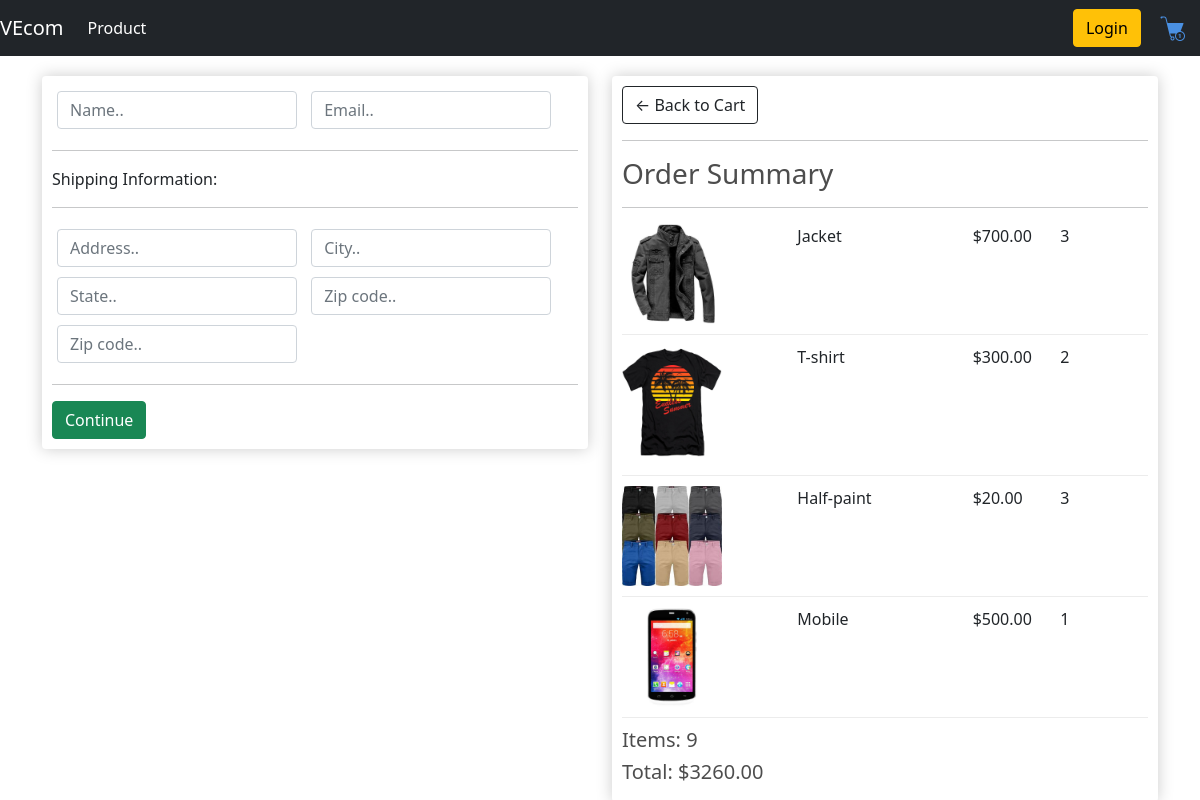
Screenshot of /checkout/ (signed in) with the database file from the repository.
### store/models.py (models this page shows, shortened)
class OrderItem(models.Model):
    product = models.ForeignKey(Product, on_delete=models.SET_NULL, null=True)
    order = models.ForeignKey(Order, on_delete=models.SET_NULL, null=True)
    quantity = models.IntegerField(default=0, null=True, blank=True)
    date_added = models.DateTimeField(auto_now_add=True)
    @property
    def get_total(self):
        total = self.product.price * self.quantity
        return total

class Product(models.Model):
     name = models.CharField(max_length=200)
     price = models.FloatField()
     digital = models.BooleanField(default=False,null=True, blank=True)
     image = models.ImageField(null = True, blank=True)
     @property
     def imageURL(self):
         try:
            url = self.image.url
         except:
            url = ''
         return url

class Order(models.Model):
    customer = models.ForeignKey(Customer, on_delete=models.SET_NULL, null=True, blank=True)
    date_ordered = models.DateTimeField(auto_now_add = True, blank=True)
    complete = models.BooleanField(default=False)
    transaction_id = models.CharField(max_length= 100, null=True)
    @property
    def get_cart_total(self):
        orderitems = self.orderitem_set.all()
        total = sum([item.get_total for item in orderitems])
        return total
    @property
    def get_cart_items(self):
        orderitems = self.orderitem_set.all()
        total = sum([item.quantity for item in orderitems])
        return total

### store/views.py (the view)
# urls.py: path('checkout/', views.checkout, name ="checkout"),
def checkout(request):
    if request.user.is_authenticated:
        customer = request.user.customer
        order, created = Order.objects.get_or_create(customer = customer, complete = False)
        items = order.orderitem_set.all()
        cartItems = order.get_cart_items
    else:
        items = []
        order = {'get_cart_total':0, 'get_cart_items':0, 'shipping':False}
        cartItems = order['get_cart_items']
    context = {'items':items, 'order':order, 'cartItems':cartItems}
    return render(request, 'basic/checkout.html', context)

### store/templates/basic/checkout.html (shortened to what this page needs)
{% extends 'basic/main.html' %}
{% load static %}
{% block content %}
        <div class="row">
            <div class="col-lg-6">
                <div class="box-element" id="form-wrapper">
                    <form id="form">
                        <div id="user-info">
                            <div class="form-field">
                                <input required class="form-control" type="text" name="name" placeholder="Name..">
                            </div>
                            <div class="form-field">
                                <input required class="form-control" type="email" name="email" placeholder="Email..">
                            </div>
                        </div>
                        <div id="shipping-info">
                            <hr>
                            <p>Shipping Information:</p>
                            <hr>
                            <div class="form-field">
                                <input class="form-control" type="text" name="address" placeholder="Address..">
                            </div>
                            <div class="form-field">
                                <input class="form-control" type="text" name="city" placeholder="City..">
                            </div>
                            <div class="form-field">
                                <input class="form-control" type="text" name="state" placeholder="State..">
                            </div>
                            <div class="form-field">
                                <input class="form-control" type="text" name="zipcode" placeholder="Zip code..">
                            </div>
                            <div class="form-field">
                                <input class="form-control" type="text" name="country" placeholder="Zip code..">
                            </div>
                        </div>
                        <hr>
                        <input id="form-button" class="btn btn-success btn-block" type="submit" value="Continue">
                    </form>
                </div>
                <br>
            </div>
            <div class="col-lg-6">
                <div class="box-element">
                    <a  class="btn btn-outline-dark" href="{% url 'cart' %}">&#x2190; Back to Cart</a>
				<hr>
				<h3>Order Summary</h3>
				<hr>
                {% for item in items %}
				<div class="cart-row">
					<div style="flex:2"><img class="row-image" src="{{item.product.imageURL}}"></div>
					<div style="flex:2"><p>{{item.product.name}}</p></div>
					<div style="flex:1"><p>${{item.product.price|floatformat:2}}</p></div>
					<div style="flex:1"><p>{{item.quantity}}</p></div>
				</div>
                {% endfor %}
				<h5>Items: {{order.get_cart_items}}</h5>
				<h5>Total: ${{order.get_cart_total|floatformat:2}}</h5>
                </div>
            </div>
        </div>
{% endblock content %}

### static/css/style.css (style rules this page uses)
body { background-color: hsl(0, 0%, 98%); }
h1,h2,h3,h4,h5,h6 { color:hsl(0, 0%, 30%); }
.box-element { box-shadow:hsl(0, 0%, 80%) 0 0 16px; background-color: #fff; border-radius: 4px; padding: 10px; }
.col-lg-4, .col-lg-6, .col-lg-8, .col-lg-12 { margin-top: 10px; padding-top: 20px; }
.btn { border-radius: 0; }
.row-image { width: 100px; }
.form-field { width:250px; display: inline-block; padding: 5px; }
.cart-row { display: flex; align-items: flex-stretch; padding-bottom: 10px; margin-bottom: 10px; border-bottom: 1px solid #ececec; }

### rows the page displays
OrderItem: product.imageURL (picture), product.name "Jacket", product.price "700.00", quantity "3"
OrderItem: product.imageURL (picture), product.name "T-shirt", product.price "300.00", quantity "2"
OrderItem: product.imageURL (picture), product.name "Half-paint", product.price "20.00", quantity "3"
OrderItem: product.imageURL (picture), product.name "Mobile", product.price "500.00", quantity "1"
Order: get_cart_items "9", get_cart_total "3260.00"
